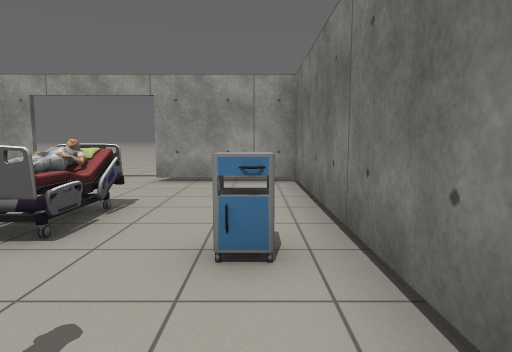
view 1 (above)

17 first-person views from a walk through a world built for the Gazebo simulator. The camera is 1 m above the floor, tilts 6° down and sees 75° across. The lines on the ground mark 1 m squares. The floor is counted in squares, 1 m on a side. Each view is taken from the middle of a square. On the plan, view 1 faces up. The plan holds only what a view shows up to about 13 squares ahead; the rest is blank. Simple shapes stand in for some stock models. Some surface patterns are stand-ins.

view 2
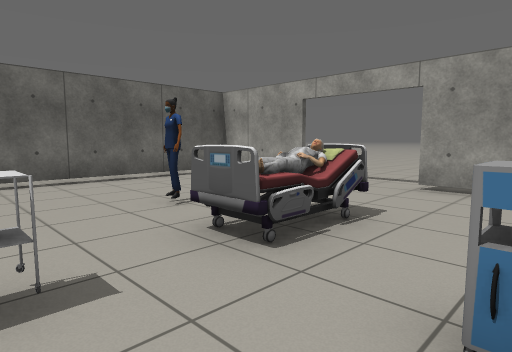

view 3
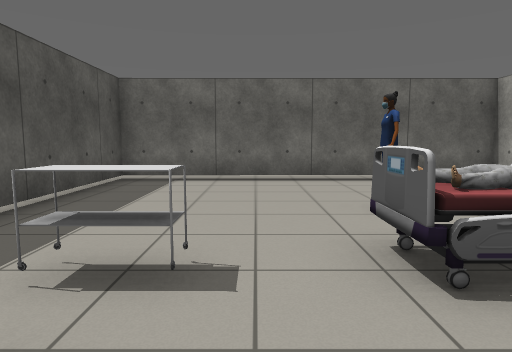

view 4
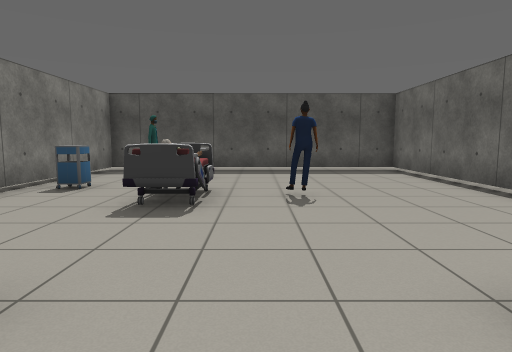

view 5
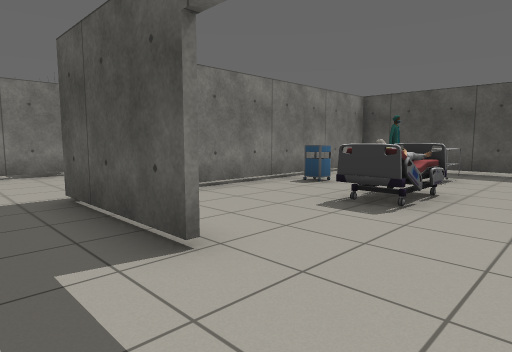

view 6
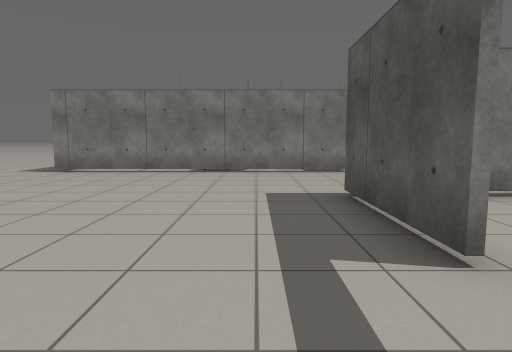

view 7
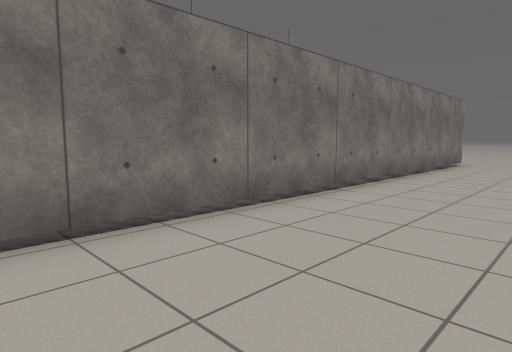

view 8
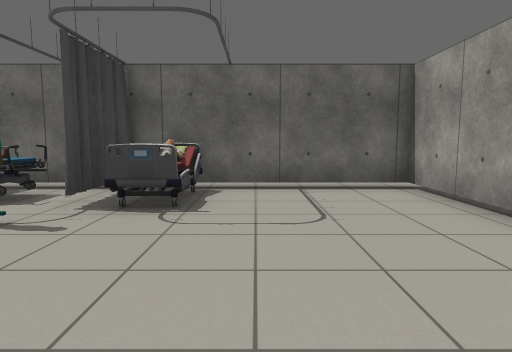

view 9
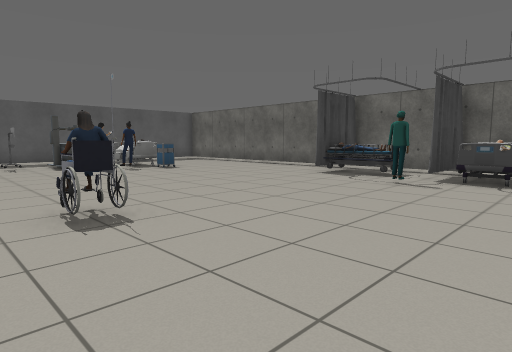

view 10
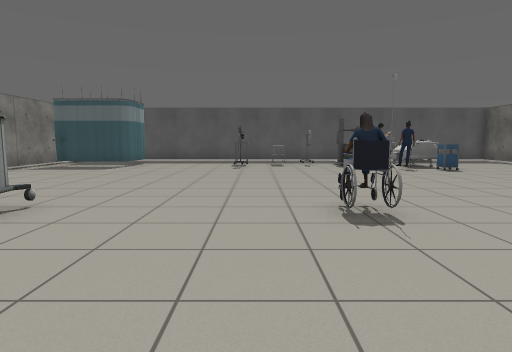

view 11
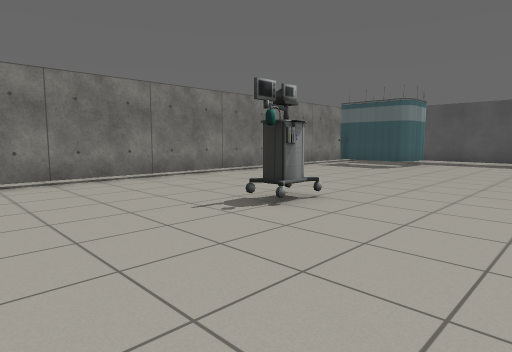

view 12
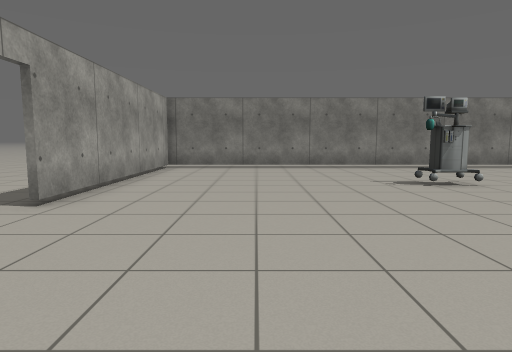

view 13
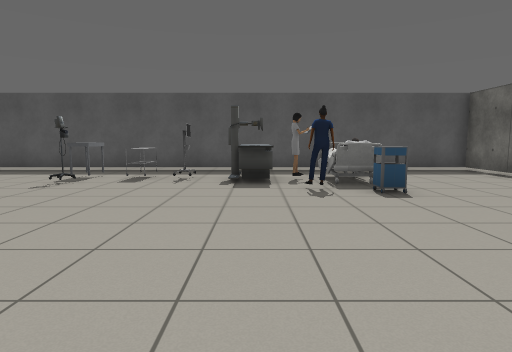

view 14
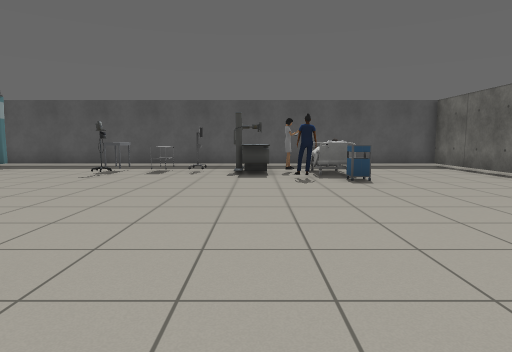

view 15
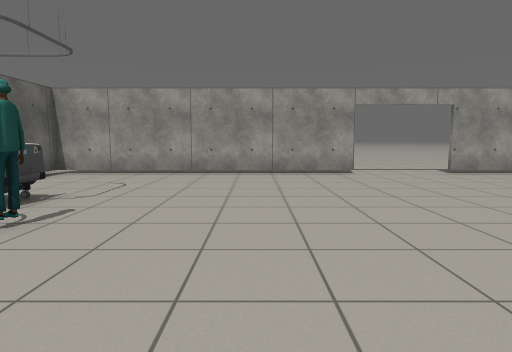

view 16
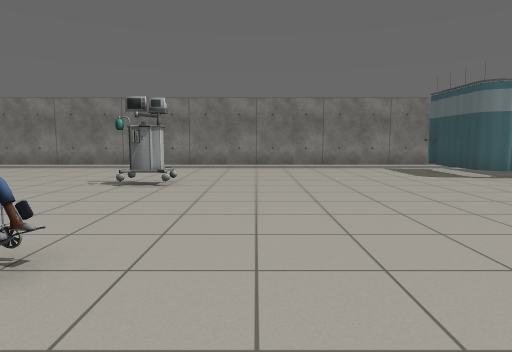

view 17
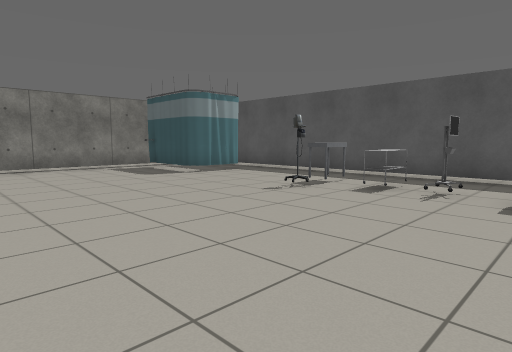

### Floor plan
Key: @ floor where view 1 was taken; # wall or solid block; . floor; D open door; P person; T side table; C cart; H thing the floor can be seen under or through; U curtain; B bed; W wheelchair; M monitor; O other object.
Columns run from 10 left of view 1 to 27 right of it. Each row starts with its distance up from view 1.
 18                ....       ......
 17               .....................
 16             ....HHHHHHHHHDDDD########
 15            .....H...................#
 14           ......H...................#
 13      .. ........H...................#
 12      ...........HPP.................#
 11      ...........HPP.................#
 10      ...........UUUO................#
  9      ...........HBB......WW....O....#
  8  ####DDD####....HBB......W.....O....#
  7 .#.........# ...UUU.................#
  6 .#.........# ...#...................#
  5 .#.....PP..#....#...................#
  4 .#...O.PP..#....#...................#.
  3 .#.....PP.T#....#...................#.
  2 .#.........#....#...................#.
  1 .#......CO.# ...#...TTO.............#
  0 .#........@#  ..#...BBPO....M...UUUU#
 -1 .#.. HHHHH##  ..#...BBPO.CC.C...U.. #
 -2 .####....     ..#......O........U
 -3  ........     ..HHH#####HHHHHHHH#
 -4               ....   .. .........
 -5                ...   .. .........

Positions as (right, up) in squares from view 1, and headings:
1: (0, 0), facing up
2: (0, 1), facing up-left
3: (0, 2), facing left
4: (-4, 10), facing down
5: (-5, 10), facing down-right
6: (-5, 10), facing right
7: (2, 12), facing down-right
8: (13, 13), facing left
9: (17, 13), facing down-left
10: (17, 13), facing down
11: (17, 13), facing down-right
12: (13, 13), facing right
13: (13, 8), facing down
14: (13, 10), facing down
15: (12, 6), facing up
16: (13, 6), facing right
17: (13, 6), facing down-right
